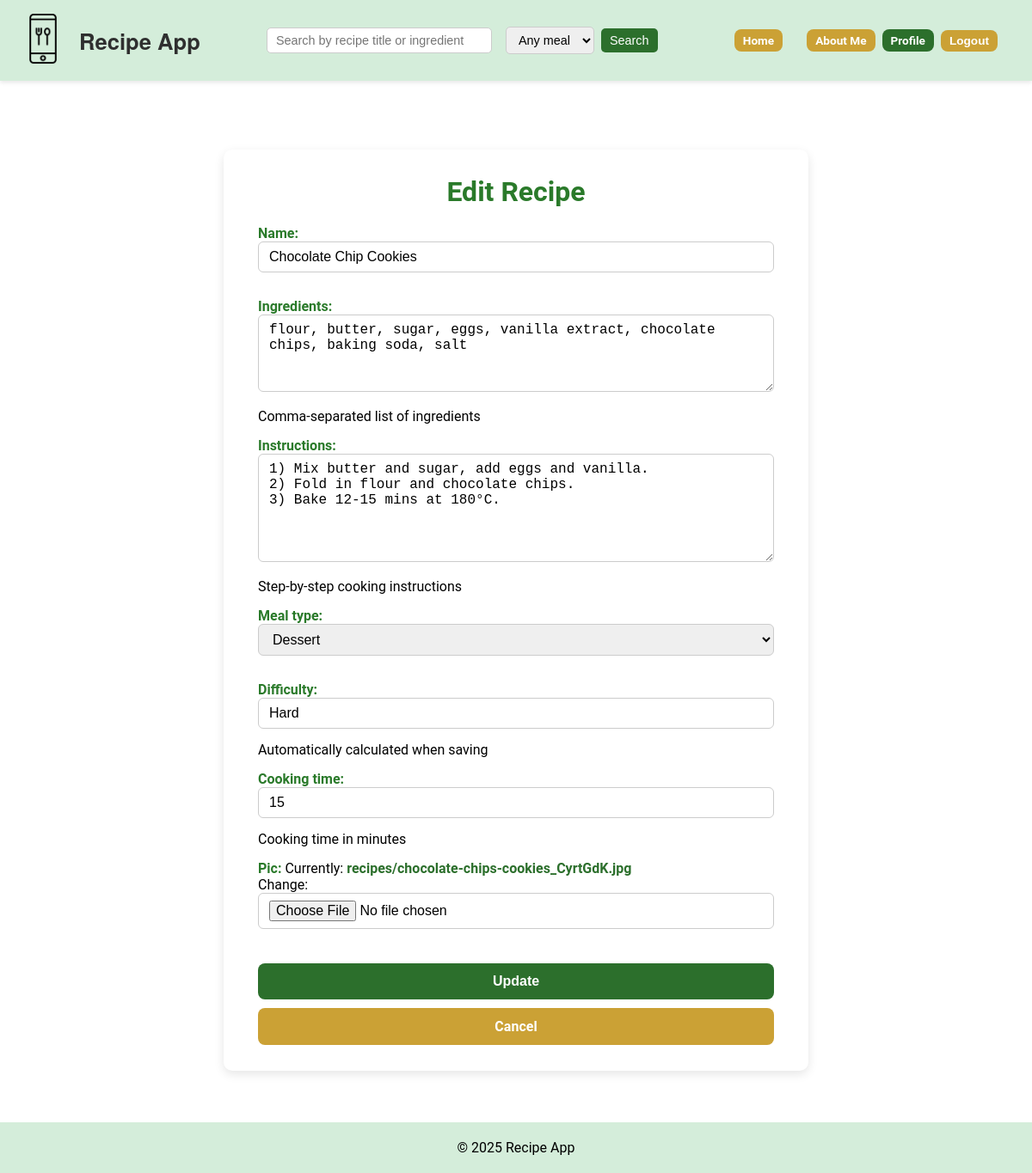
The page /users/recipes/13/edit/ (signed in) on the database its author committed.
### recipes/models.py (models this page shows, shortened)
class Recipe(models.Model):
    MEAL_TYPE_CHOICES = [
        ("breakfast", "Breakfast"),
        ("lunch", "Lunch"),
        ("dinner", "Dinner"),
        ("snack", "Snack"),
        ("drink", "Drink"),
        ("dessert", "Dessert"),
    ]
    name = models.CharField(max_length=50)
    description = models.TextField(
        blank=True,
        help_text="Short description of the recipe"
    )
    instructions = models.TextField(
        blank=True,
        help_text="Step-by-step cooking instructions"
    )
    ingredients = models.TextField(
        help_text="Comma-separated list of ingredients"
    )
    prep_time = models.PositiveIntegerField(
        help_text="Preparation time in minutes",
        default=5
    )
    cooking_time = models.PositiveIntegerField(
        help_text="Cooking time in minutes"
    )
    difficulty = models.CharField(
        max_length=20,
        blank=True,
        help_text="Automatically calculated when saving"
    )
    meal_type = models.CharField(
        max_length=20,
        choices=MEAL_TYPE_CHOICES,
        default="dinner"
    )
    pic = models.ImageField(
        upload_to="recipes",          # stored in MEDIA_ROOT/recipes/
        default="no_picture.jpg"
    )
    created_by = models.ForeignKey(
        User,
        on_delete=models.CASCADE,
        null=True,      # allows NULL for legacy rows
        blank=True,     # allows blank in forms
        related_name="recipes_created"
    )

### users/views.py (the view)
# urls.py: path('recipes/<int:recipe_id>/edit/', views.edit_recipe, name='edit_recipe'),
@login_required
def edit_recipe(request, recipe_id):
    recipe = get_object_or_404(Recipe, pk=recipe_id, created_by=request.user)
    if request.method == "POST":
        form = RecipeForm(request.POST, request.FILES, instance=recipe)
        if form.is_valid():
            form.save()
            messages.success(request, "Recipe updated successfully!")
            return redirect("users:my_recipes")
        else:
            messages.error(request, "Please correct the errors below.")
    else:
        form = RecipeForm(instance=recipe)
    return render(request, "users/add_recipe.html", {"form": form, "is_edit": True})

### recipes/forms.py
class RecipeForm(forms.ModelForm):
    class Meta:
        model = Recipe
        fields = [
            "name", "ingredients", "instructions",
            "meal_type", "difficulty", "cooking_time", "pic"
        ]
        widgets = {
            "ingredients": forms.Textarea(attrs={"rows": 4}),
            "instructions": forms.Textarea(attrs={"rows": 6}),
        }

### users/templates/users/add_recipe.html (shortened to what this page needs)
{% extends "base.html" %}
{% block content %}
<div class="recipe-form-page">
    <div class="recipe-form-card">
        <h2>{% if form.instance.pk %}Edit{% else %}Add New{% endif %} Recipe</h2>
        <form method="post" enctype="multipart/form-data">
            {{ form.as_p }}
            <button type="submit" class="btn btn-success">{% if form.instance.pk %}Update{% else %}Save{% endif %}</button>
            <a href="{% url 'users:my_recipes' %}" class="btn btn-secondary">Cancel</a>
        </form>
    </div>
</div>
{% endblock %}

### recipes/static/recipes/css/styles.css (style rules this page uses)
body, h1, h2, h3, p, a { font-family: 'Roboto', sans-serif; margin: 0; padding: 0; }
a { text-decoration: none; color: #2c6f2c; font-weight: bold; }
.recipe-form-page { display: flex; justify-content: center; align-items: flex-start; padding: 40px 20px; }
.recipe-form-card { background-color: #fff; padding: 30px 40px; border-radius: 10px; box-shadow: 0 4px 12px rgba(0,0,0,0.1); max-width: 600px; width: 100%; }
.recipe-form-card h2 { font-size: 2rem; color: #2a7a2a; margin-bottom: 20px; text-align: center; }
.recipe-form-card form { display: flex; flex-direction: column; }
.recipe-form-card form p { margin-bottom: 15px; }
.recipe-form-card label { font-weight: bold; margin-bottom: 5px; color: #2a7a2a; }
.recipe-form-card input, .recipe-form-card textarea, .recipe-form-card select { width: 100%; padding: 8px 12px; margin-bottom: 15px; border: 1px solid #ccc; border-radius: 6px; font-size: 1rem; box-sizing: border-box; }
.btn { display: inline-flex; align-items: center; justify-content: center; padding: 10px 18px; height: auto; border-radius: 8px; font-weight: bold; font-size: 1rem; text-decoration: none; border: none; cursor: pointer; transition: background-color 0.2s ease, transform 0.1s ease; }
.recipe-form-card .btn-success, .recipe-form-card .btn-secondary { width: 100%; padding: 12px; font-size: 1rem; display: inline-flex; align-items: center; justify-content: center; text-align: center; box-sizing: border-box; margin-top: 10px; }
.recipe-form-card .btn-success, .profile-form button.btn-profile { background-color: #2c6f2c; color: #fff; }
.recipe-form-card .btn-secondary, .profile-form .btn-back { background-color: #CBA135; color: #fff; }

### rows shown on the page
Recipe: name "Chocolate Chip Cookies", ingredients "flour, butter, sugar, eggs, vanilla extract, chocolate chips, baking soda, salt", instructions "1) Mix butter and sugar, add eggs and vanilla. 2) Fold in flour and chocolate chips. 3) Bake 12-15 mins at 180°C.", meal_type "Dessert", difficulty "Hard", cooking_time "15"
